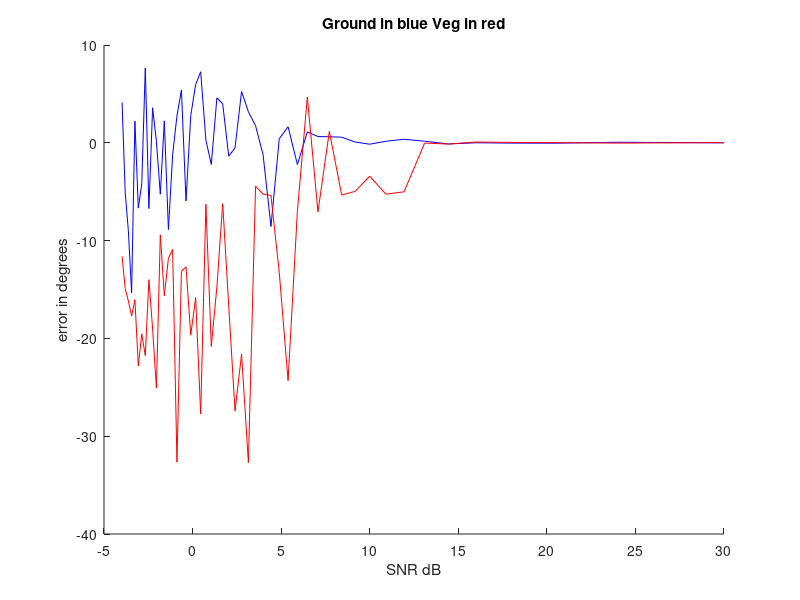
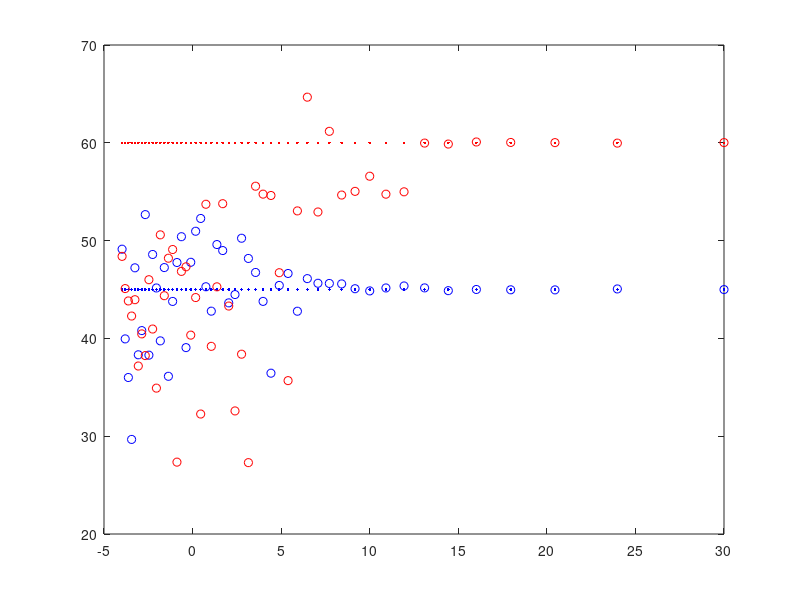

Write MATLAB code to recreate these figures, in order.
%% Afric_Sim_test_espirit_NewSort
clc;clear all;
%% Initializations
% Setting up the enviornment
g_weight = 1; %ground weighting factor
v_weight = 1;   %veg weighting factor
n_weight = 1*10^(-3/2);% Added Noise to the System
Pol_ground = [1;1;0]; %Multivatiant Ground
Pol_vegitation = [1;0;1]; %Multivariant Vegitation

Averaging_loop_size = 50;
Signal_samples = 100;    %size of Ensamble Average Window
Noise_samples = 50;
roundz = 0.01;
est_ground_angle = zeros(Noise_samples,1);
est_vegitation_angle = zeros(Noise_samples,1);
est_noise_angle = zeros(Noise_samples,1);
%% Setting offset in degrees then converting to radians
% It help me visualize when entering the degrees instead of radians
ground_offset_degrees = 45; ground_offset_radians = ground_offset_degrees*pi/180; % Ground Interferomitry offset
vegitation_offset_degrees = 60; vegitation_offset_radians = vegitation_offset_degrees*pi/180; % Vegitation Interferomitry offset

%% Matrix Calculations
% Implimenting a window. Esprit and SR techniques
for Averaged_sample = 1:Noise_samples;
    Noise = Averaged_sample*n_weight;
    for unusedVariable = 1:Averaging_loop_size;
        
        ground =  Pol_ground*(sqrt(-2*log(1-rand(1,Signal_samples))).*exp(1i*2*pi*rand(1,Signal_samples)));
        vegitation =  Pol_vegitation*(sqrt(-2*log(1-rand(1,Signal_samples))).*exp(1i*2*pi*rand(1,Signal_samples)));
        
        signal_1 = g_weight*ground + v_weight*vegitation;
        signal_2 = g_weight*exp(1i*ground_offset_radians)*ground + g_weight*exp(1i*vegitation_offset_radians)*vegitation;
        
        AddedNoise_1 = Noise*sqrt(-2*log(1-rand(3,Signal_samples))).*exp(1i*2*pi*rand(3,Signal_samples));
        AddedNoise_2 = Noise*sqrt(-2*log(1-rand(3,Signal_samples))).*exp(1i*2*pi*rand(3,Signal_samples));
        %% Espirit Algorithm
        
        S1 = signal_1 + AddedNoise_1;
        S2 = signal_2 + AddedNoise_2;
        
        R1 = S1*S1';
        R2 = S1*S2';
        
        A =  pinv(R1)*R2;
        [u,uv] = eig(A);
        EigenVal = angle(diag(uv));
        
        %% Eigen value Decomposition
        % Used for sorting the eigen values in their respective bins
        % Also converting to Degrees. This is done because it is easier to
        % use when sorting.
        
        EoneDeg = mean(abs(u(:,1)*uv(1,1)*pinv(u(:,1)))').*180/pi; %#ok<*UDIM>
        EtwoDeg = mean(abs(u(:,2)*uv(2,2)*pinv(u(:,2)))').*180/pi;
        EthreeDeg = mean(abs(u(:,3)*uv(3,3)*pinv(u(:,3)))').*180/pi;
        
        EdprimeOne = diff(EoneDeg,2,2);
        EdprimeTwo = diff(EtwoDeg,2,2);
        EpdrimeThree = diff(EthreeDeg,2,2);
        
        EDecomp_two_diff = [EdprimeOne;
            EdprimeTwo;
            EpdrimeThree];
        
        [~,kk]=sort(EDecomp_two_diff,'ascend');

        est_ground_angle(Averaged_sample) = est_ground_angle(Averaged_sample) + EigenVal(kk(1))/Averaging_loop_size;
        est_noise_angle(Averaged_sample) = est_noise_angle(Averaged_sample) + EigenVal(kk(2))/Averaging_loop_size;
        est_vegitation_angle(Averaged_sample) = est_vegitation_angle(Averaged_sample) + EigenVal(kk(3))/Averaging_loop_size;
    end
end
temp = 1:Noise_samples;
n_snr = 10*log10(1./(temp*n_weight).^2)';
%% Ploting Results
g_error = -1*est_ground_angle*180/pi - ones(Noise_samples,1)*ground_offset_radians*180/pi;
v_error = -1*est_vegitation_angle*180/pi - ones(Noise_samples,1)*vegitation_offset_radians*180/pi;

mean(v_error)
mean(g_error)

figure(1);title('Ground in blue Veg in red');
hold on;
plot(n_snr,g_error,'b')
plot(n_snr,v_error,'r')
xlabel('SNR dB');ylabel('error in degrees')
hold off;

figure(2);title('Ground and Vegitation angle in degrees');
plot(n_snr,-1*est_ground_angle*180/pi,'bo'); %Estimated ground angle
hold on;
plot(n_snr,ones(Noise_samples,1)*ground_offset_radians*180/pi,'b.'); %actual Ground Phase
plot(n_snr,-1*est_vegitation_angle*180/pi,'ro'); %Estimated Vegitation angle
plot(n_snr,ones(Noise_samples,1)*vegitation_offset_radians*180/pi,'r.'); %actual Vegitation phase
% plot(n_snr,-1*est_noise_angle*180/pi,'go'); %Estimated Vegitation angle
hold off;
